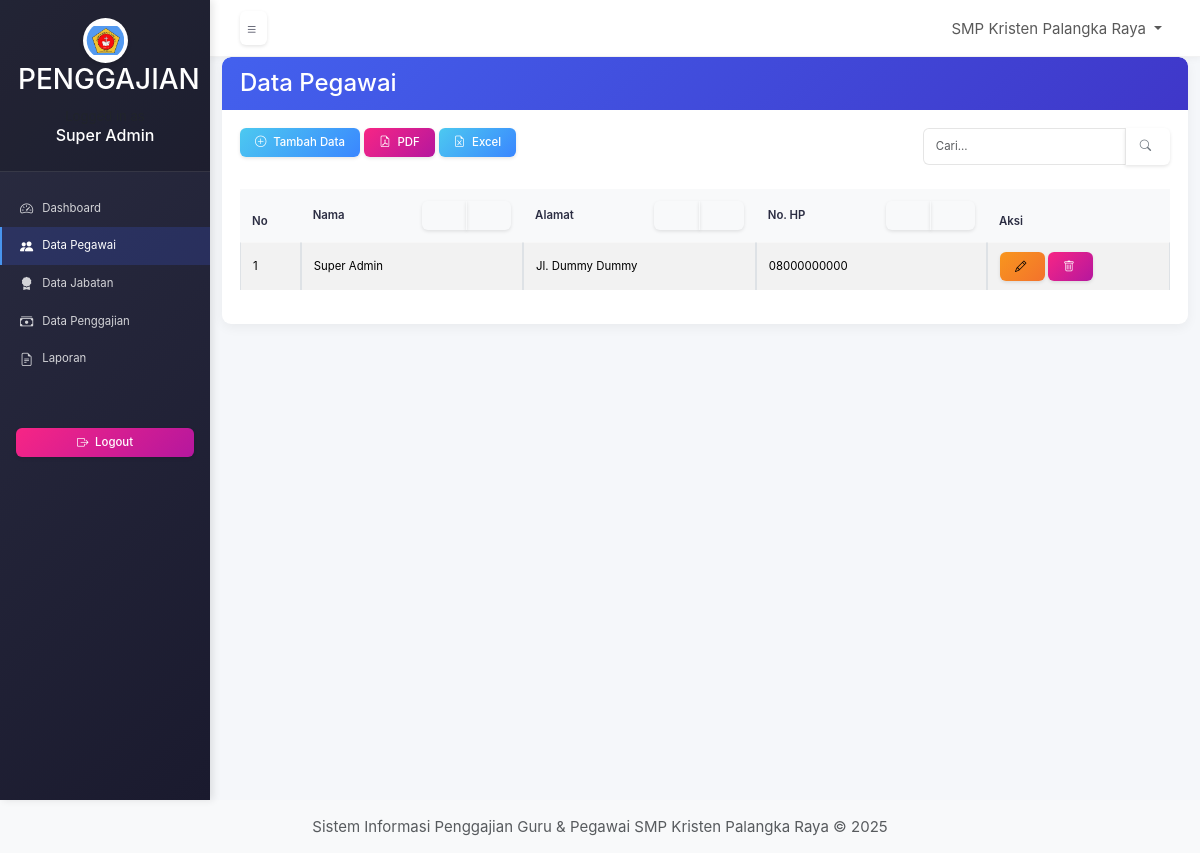
Page /modules/user/index.php (signed in) on the earlier database version.
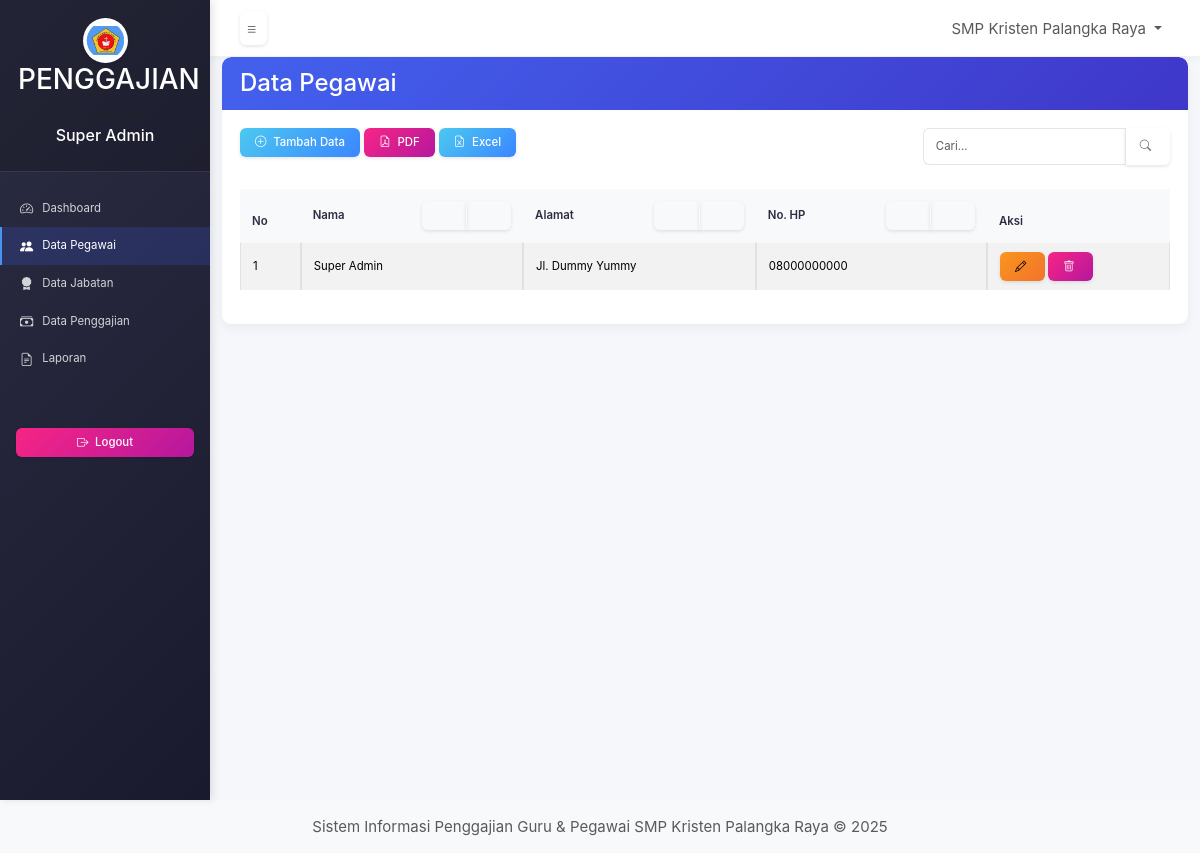
Same page on the later database version.
### tables this page shows
CREATE TABLE `tbl_user` (
  `id` int(11) NOT NULL,
  `nama` varchar(50) NOT NULL,
  `alamat` varchar(50) NOT NULL,
  `nohp` varchar(15) NOT NULL,
  `username` varchar(50) NOT NULL,
  `password` varchar(100) NOT NULL
);

### modules/user/index.php (the view, shortened to what the changed rows need)
<?php
include '../../config/database.php';
$search = isset($_GET['search']) ? mysqli_real_escape_string($conn, $_GET['search']) : '';
$sort_column = isset($_GET['sort']) ? $_GET['sort'] : 'id';
$sort_order = isset($_GET['order']) ? $_GET['order'] : 'ASC';
$sort_order = strtoupper($sort_order) === 'DESC' ? 'DESC' : 'ASC';
$query = "SELECT * FROM tbl_user";
$query .= " ORDER BY $sort_column $sort_order";
$result = mysqli_query($conn, $query);
?>
<?php include '../../includes/header.php'; ?>
<div class="container-fluid">
    <div class="row">
        <div class="col-md-12">
            <div class="card">
                <div class="card-body">
                    <div class="table-responsive">
                        <table class="table table-bordered table-striped table-hover">
                            <thead class="table-dark">
                                <tr>
                                    <th>No</th>
                                    <th>
                                        <div class="d-flex justify-content-between align-items-center">
                                            <span>Nama</span>
                                            <div class="btn-group">
                                                <a href="?sort=nama&order=ASC&search=<?php echo urlencode($search); ?>" class="btn btn-sm btn-outline-light <?php echo ($sort_column == 'nama' && $sort_order == 'ASC') ? 'active' : ''; ?>">
                                                </a>
                                                <a href="?sort=nama&order=DESC&search=<?php echo urlencode($search); ?>" class="btn btn-sm btn-outline-light <?php echo ($sort_column == 'nama' && $sort_order == 'DESC') ? 'active' : ''; ?>">
                                                </a>
                                            </div>
                                        </div>
                                    </th>
                                    <th>
                                        <div class="d-flex justify-content-between align-items-center">
                                            <span>Alamat</span>
                                            <div class="btn-group">
                                                <a href="?sort=alamat&order=ASC&search=<?php echo urlencode($search); ?>" class="btn btn-sm btn-outline-light <?php echo ($sort_column == 'alamat' && $sort_order == 'ASC') ? 'active' : ''; ?>">
                                                </a>
                                                <a href="?sort=alamat&order=DESC&search=<?php echo urlencode($search); ?>" class="btn btn-sm btn-outline-light <?php echo ($sort_column == 'alamat' && $sort_order == 'DESC') ? 'active' : ''; ?>">
                                                </a>
                                            </div>
                                        </div>
                                    </th>
                                    <th>
                                        <div class="d-flex justify-content-between align-items-center">
                                            <span>No. HP</span>
                                            <div class="btn-group">
                                                <a href="?sort=nohp&order=ASC&search=<?php echo urlencode($search); ?>" class="btn btn-sm btn-outline-light <?php echo ($sort_column == 'nohp' && $sort_order == 'ASC') ? 'active' : ''; ?>">
                                                </a>
                                                <a href="?sort=nohp&order=DESC&search=<?php echo urlencode($search); ?>" class="btn btn-sm btn-outline-light <?php echo ($sort_column == 'nohp' && $sort_order == 'DESC') ? 'active' : ''; ?>">
                                                </a>
                                            </div>
                                        </div>
                                    </th>
                                    <th>Aksi</th>
                                </tr>
                            </thead>
                            <tbody>
                                <?php if (mysqli_num_rows($result) > 0): ?>
                                    <?php $no = 1; ?>
                                    <?php while ($row = mysqli_fetch_assoc($result)): ?>
                                    <tr>
                                        <td><?php echo $no++; ?></td>
                                        <td><?php echo htmlspecialchars($row['nama']); ?></td>
                                        <td><?php echo htmlspecialchars($row['alamat']); ?></td>
                                        <td><?php echo htmlspecialchars($row['nohp']); ?></td>
                                        <td>
                                            <a href="edit.php?id=<?php echo $row['id']; ?>" class="btn btn-sm btn-warning"><i class="bi bi-pencil"></i></a>
                                            <a href="delete.php?id=<?php echo $row['id']; ?>" class="btn btn-sm btn-danger" onclick="return confirm('Yakin ingin menghapus?')"><i class="bi bi-trash"></i></a>
                                        </td>
                                    </tr>
                                    <?php endwhile; ?>
                                <?php else: ?>
                                    <tr>
                                        <td colspan="5" class="text-center">Tidak ada data ditemukan</td>
                                    </tr>
                                <?php endif; ?>
                            </tbody>
                        </table>
                    </div>
                </div>
            </div>
        </div>
    </div>
</div>
<?php include '../../includes/footer.php'; ?>

Differences in the rows shown:
changed tbl_user "Super Admin": alamat "Jl. Dummy Dummy" → "Jl. Dummy Yummy"
